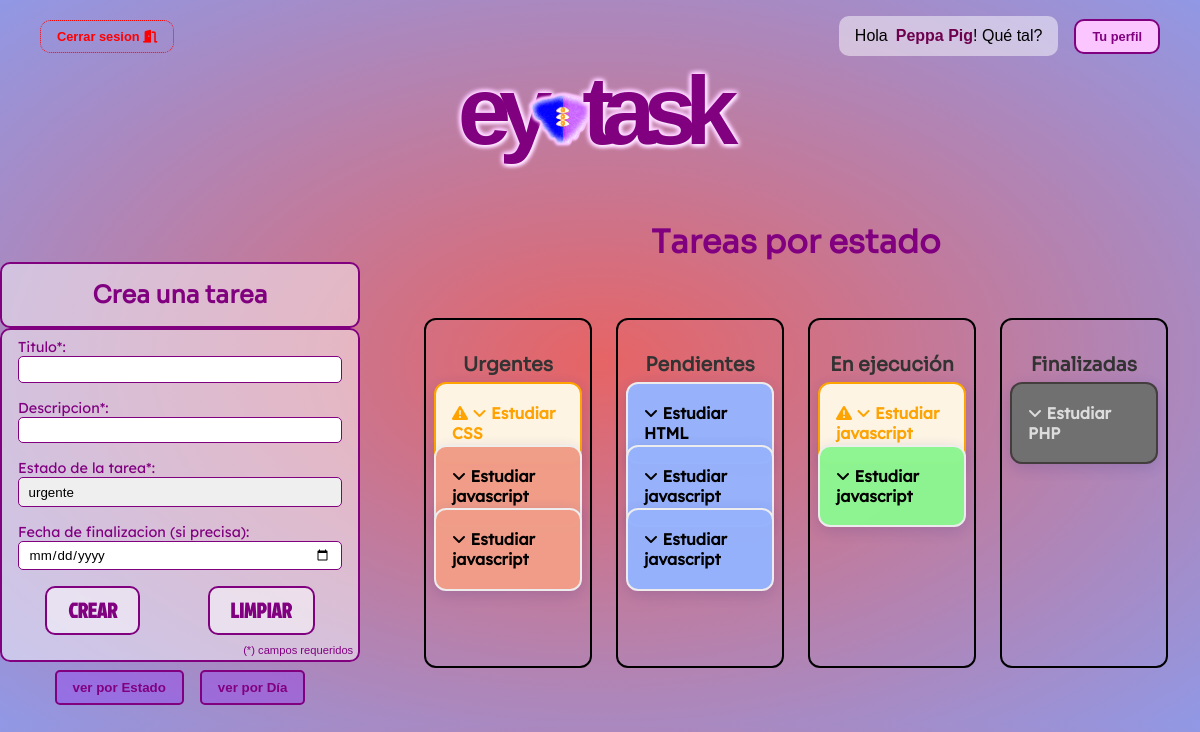
/08_EJERCICIO_GESTOR/index.php (signed in), run on the app's committed database.
### tables this page shows
CREATE TABLE `tareas` (
  `idTarea` int NOT NULL AUTO_INCREMENT,
  `titulo` varchar(100) NOT NULL,
  `descripcion` text NOT NULL,
  `fecha` timestamp NULL DEFAULT CURRENT_TIMESTAMP,
  `estado` enum('urgente','pendiente','ejecucion','finalizada') NOT NULL,
  `fechaFinal` date DEFAULT NULL,
  `idUsuario` int NOT NULL DEFAULT '1',
  PRIMARY KEY (`idTarea`)
);

### pdo_connection.php (called while the page is built, shortened)
<?php
$serverName = "localhost";
$database = "tareas_omar";
$port = 3307;
$user = "root";
$password = "CIEF1234";
$options = [
    PDO::ATTR_ERRMODE => PDO::ERRMODE_EXCEPTION,
    PDO::ATTR_DEFAULT_FETCH_MODE => PDO::FETCH_ASSOC,
    PDO::ATTR_EMULATE_PREPARES => false,
];
try {
    $conn = new PDO ("mysql:host=$serverName;port=$port;dbname=$database", $user, $password, $options);
    foreach ($conn -> query('SELECT * FROM tareas') as $fila) {
    }
} catch (PDOException $error){
    echo "Error $error";
}

### 08_EJERCICIO_GESTOR/index.php (the view, shortened to what this page needs)
<?php
require_once '../pdo_connection.php';
$select = "SELECT * FROM tareas WHERE idUsuario = :idUsuario ;";
$preparacion = $conn -> prepare($select);
$preparacion -> bindParam(':idUsuario', $_SESSION['idUsuario'], PDO::PARAM_INT);
$preparacion -> execute();
$arrayFilas = $preparacion -> fetchAll();
$hoy = date('Y-m-d');
?>
<!DOCTYPE html>
<html lang="es">
<head>
    <link rel="stylesheet" href="https://cdnjs.cloudflare.com/ajax/libs/font-awesome/6.7.2/css/all.min.css" />
    <link rel="stylesheet" href="css/gestor.css">
</head>
<body>
<?php
    include_once '../modulos/header.php';
    ?>
<main>
    <section class="formu">
        <?php if ($_GET) : ?>
                <div class="hache2">
            <h2>Modificar la tarea</h2>
            </div>
            <form action="update.php" method="post">
                <fieldset>
                    <input type="hidden" name="sessionToken" value="<?= $_SESSION ['sessionToken']?>">
                    <input type="text" name="web" style="display:none">
                    <input type="text" name="id" id="id" value="<?=$_GET['id']?>" hidden>
                    <div>
                        <label for="titulo">Titulo*:</label>
                        <input type="text" name="titulo" id="titulo" value="<?=$_GET['titulo']?>">
                    </div>
                    <div>
                        <label for="descripcion">Descripcion*:</label>
                        <input type="text" name="descripcion" id="descripcion" value="<?=$_GET['descripcion']?>">
                    </div>
                    <div>
                        <label for="estado">Estado de la tarea*:</label>
                        <select name="estado" id="estado" value="<?=$_GET['estado']?>">
                        <option value="urgente" style="color: red; font-weight: 700;">urgente</option>
                        <option value="pendiente" style="color: blue; font-weight: 700;">pendiente</option>
                        <option value="ejecucion" style="color: green; font-weight: 700;">en ejecucion</option>
                        <option value="finalizada" style="color: gray; font-weight: 700;">finalizada</option>
                        </select>
                    </div>
                    <div>
                        <label for="fechaFinal">Fecha de finalizacion (si precisa):</label>
                        <input type="date" name="fechaFinal" id="fechaFinal">
                    </div>
                    <div class="botoncitos">
                        <button type="submit" class="enviar">MODIFICAR</button>
                        <a href="index.php">
                        <button type="button" class="cancelar">CANCELAR</button>
                        </a>
                    </div>
                    <p class="fecha" style="text-align: right; color: purple; padding-right:1rem;">(*)campos requeridos</p>
                </fieldset>
            </form>
        <?php else : ?>
                <div class="hache2">
                <h2>Crea una tarea</h2>
                </div>
            <form action="insert.php" method="post">
                <fieldset>
                    <div>
                    <label for="titulo">Titulo*:</label>
                    <input type="text" name="titulo" id="titulo">
                    </div>
                    <div>
                        <label for="descripcion">Descripcion*:</label>
                        <input type="text" name="descripcion" id="descripcion">
                    </div>
                    <div>
                        <label for="estado">Estado de la tarea*:</label>
                        <select name="estado" id="estado">
                        <option value="urgente" style="color: red; font-weight: 700;">urgente</option>
                        </select>
                    </div>
                    <div>
                        <label for="fechaFinal">Fecha de finalizacion (si precisa):</label>
                        <input type="date" name="fechaFinal" id="fechaFinal">
                    </div>
                    <div class="botoncitos">
                        <button type="submit" class="enviar">CREAR</button>
                        <button type="reset" class="reset">LIMPIAR</button>
                    </div>
                    <p class="requerido">(*) campos requeridos</p>
                </fieldset>
            </form>
        <?php  endif; ?>
        <div class="toggleView">
    <button id="toggleEstado">ver por Estado</button>
    <button id="toggleDia">ver por Día</button>
</div>
    </section>
    <section class="estadosTareas">
    <h2>Tareas por estado</h2>
    <div class="estadosGrid">
        <div>
            <h3>Urgentes</h3>
<?php foreach ($arrayFilas as $fila): ?>
    <?php if ($fila['estado'] === 'urgente'): ?>
        <?php
        $fueraDeFecha = !empty($fila['fechaFinal']) && $fila['fechaFinal'] < $hoy;
        ?>
        <div class="tarea <?= $fueraDeFecha ? 'fueraDeFecha' : '' ?> urgente">
                <details>
                    <summary class="titulo">
                        <?php if ($fueraDeFecha): ?>
                        <i class="fa-solid fa-triangle-exclamation" style="color: orange;" title="Tarea fuera de fecha"></i>
                        <?php endif; ?>
                        <i class="fa-solid fa-angle-down"></i> <?= htmlspecialchars($fila['titulo'], ENT_QUOTES, 'UTF-8') ?>
                    </summary>
                </details>
            </div>
    <?php endif; ?>
<?php endforeach; ?>
        </div>
        <div>
            <h3>Pendientes</h3>
<?php foreach ($arrayFilas as $fila): ?>
    <?php if ($fila['estado'] === 'pendiente'): ?>
        <?php
        $fueraDeFecha = !empty($fila['fechaFinal']) && $fila['fechaFinal'] < $hoy;
        ?>
        <div class="tarea <?= $fueraDeFecha ? 'fueraDeFecha' : '' ?> pendiente">
                <details>
                    <summary class="titulo">
                        <i class="fa-solid fa-angle-down"></i> <?= htmlspecialchars($fila['titulo'], ENT_QUOTES, 'UTF-8') ?>
                    </summary>
                        </details>
                    </div>
                <?php endif; ?>
            <?php endforeach; ?>
        </div>
        <div>
            <h3>En ejecución</h3>
<?php foreach ($arrayFilas as $fila): ?>
    <?php if ($fila['estado'] === 'ejecucion'): ?>
        <?php
        $fueraDeFecha = !empty($fila['fechaFinal']) && $fila['fechaFinal'] < $hoy;
        ?>
        <div class="tarea <?= $fueraDeFecha ? 'fueraDeFecha' : '' ?> ejecucion">
                <details>
                    <summary class="titulo">
                        <?php if ($fueraDeFecha): ?>
                        <i class="fa-solid fa-triangle-exclamation" style="color: orange;" title="Tarea fuera de fecha"></i>
                        <?php endif; ?>
                        <i class="fa-solid fa-angle-down"></i> <?= htmlspecialchars($fila['titulo'], ENT_QUOTES, 'UTF-8') ?>
                    </summary>
                        </details>
                    </div>
                <?php endif; ?>
            <?php endforeach; ?>
        </div>
        <div>
            <h3>Finalizadas</h3>
<?php foreach ($arrayFilas as $fila): ?>
    <?php if ($fila['estado'] === 'finalizada'): ?>
        <?php
        $fueraDeFecha = !empty($fila['fechaFinal']) && $fila['fechaFinal'] < $hoy;
        ?>
        <div class="tarea <?= $fueraDeFecha ? 'fueraDeFecha' : '' ?> finalizada">
                <details>
                    <summary class="titulo">
                        <i class="fa-solid fa-angle-down"></i> <?= htmlspecialchars($fila['titulo'], ENT_QUOTES, 'UTF-8') ?>
                    </summary>
                        </details>
                    </div>
                <?php endif; ?>
            <?php endforeach; ?>
        </div>
        </div>
    </section>
</main>
</body>
</html>

### modulos/header.php (shortened to what this page needs)
    <header>
        <div class="nombreUser">
            <div>
                <?php
                if ($_SESSION['usuario']) : ?>
                <form action="../logout.php" method="post">
                    <button type="submit" class="btnLogout"> Cerrar sesion
                    <i class="fa-solid fa-door-open" style="color: red;"></i>
                    </button>
                </form>
            </div>
            <div>
            <p>
                Hola <span><?= $_SESSION['usuario'] ?></span> ! Qué tal?
            </p>
                            <form action="../perfil-usuario.php" method="post">
                <button type="submit" class="btnAcceder"> Tu perfil
                </button>
                </form></div>
        </div>
<div class="header-titulo">
  <h1>
    <span class="h1-ey">ey</span>
    <span class="h1-img">
      <img src="../08_EJERCICIO_GESTOR/img/home-imgs.png" alt="">
    </span>
    <span class="h1-task">task</span>
  </h1>
</div>
            <?php endif ?>
    </header>

### 08_EJERCICIO_GESTOR/css/gestor.css (style rules this page uses)
* { margin: 0; padding: 0; box-sizing: border-box; font-family: Arial, Helvetica, sans-serif; }
:root { --widthDesktop: 1280px; --widthTablet: 800px; --widthMobile: 400px; --fontHeader: "Sora", Arial, Helvetica, sans-serif; --fontPara: "Lexend", Arial, Helvetica, sans-serif; --fontYsa: "Ysabeau", Arial, Helvetica, sans-serif; --fontJockey: "Jockey One", Arial, Helvetica, sans-serif; --colorHeader: purple; --colorBack: rgba(255, 255, 255, 0.484); --colorClarito: rgb(251, 197, 255); }
body { background-image: radial-gradient(#e66465, #9198e5); }
h1 { display: flex; align-items: center; font-size: 6rem; text-align: center; padding: 0 0 2rem 0; color: purple; font-family: var(--fontHeader); font-weight: 700; letter-spacing: -12px; position: relative; }
h2 { text-align: center; padding: 0.5rem 0 0.5rem 0; color: purple; font-family: var(--fontHeader); width: 100%; }
h3 { text-align: center; padding: 1rem 0 0.5rem 0; font-family: var(--fontHeader); }
.hache2 { background-color: rgba(255, 255, 255, 0.481); border: 2px solid purple; border-radius: 10px; margin: 0; width: 100%; }
.btnAcceder { background-color: rgb(251, 197, 255); border: purple 2px solid; color: purple; font-size: 0.8rem; cursor: pointer; padding: 0.5rem 1rem; }
section { padding: 0 2rem; }
input, select { border-radius: 5px; border: 1px solid var(--colorHeader); }
.formu { padding: 3rem 0 0 0; max-width: 100%; width: 100%; }
fieldset { width: 100%; background-color: rgba(255, 255, 255, 0.484); border: 2px solid purple; border-radius: 10px; }
button { padding: 0.6rem 2.2rem; margin: 0 0.5rem; color: var(--colorHeader); font-weight: 700; border-radius: 10px; border-color: var(--colorClarito); }
.estadosTareas { width: 100%; margin-bottom: 2rem; }
.estadosTareas > h2 { text-align: center; margin-bottom: 1.5rem; font-size: 2rem; color: purple; font-family: var(--fontHeader); }
.estadosGrid { display: grid; grid-template-columns: repeat(4, 1fr); gap: 1.5rem; width: 100%; border: none; }
.estadosGrid > div { border-radius: 12px; padding: 1rem 0.5rem 0.5rem 0.5rem; min-height: 250px; height: 350px; display: flex; flex-direction: column; align-items: stretch; justify-content: flex-start; }
.estadosGrid h3 { text-align: center; margin-bottom: 1rem; font-size: 1.2rem; color: #333; font-family: var(--fontHeader); }
.estadosTareas, .Tareaspordia { width: 100%; display: flex; justify-content: space-between; flex-wrap: wrap; box-sizing: border-box; }
.tarea { position: relative; background: #fff; box-shadow: 0 4px 16px 0 rgba(31, 38, 135, 0.18); border-radius: 12px; margin: 0; padding: 1rem; transition: transform 0.2s cubic-bezier(0.4, 2, 0.6, 1), box-shadow 0.2s; cursor: pointer; opacity: 0.98; border: 2px solid #eee; }
.tarea:not(:first-child) { margin-top: -1.2rem; }
summary { list-style: none; }
.urgente { background-color: rgb(241, 157, 136); }
.pendiente { background-color: rgb(150, 179, 253); }
.ejecucion { background-color: rgb(141, 246, 145); }
.titulo { font-family: var(--fontPara); font-weight: 600; padding: 0.2rem 0; }
.tarea.fueraDeFecha { border: 2px solid orange; background-color: #fff7e6; color: orange; }
.tarea.fueraDeFecha .titulo { color: orange; }
.requerido { font-size: 0.7rem; text-align: right; color: purple; padding: 0.1rem 0.3rem 0.2rem 0; }
.toggleView { display: flex; justify-content: center; margin: 0; border: none; }
.toggleView button { padding: 0.5rem 1rem; margin: 0 0.5rem; border: 2px solid purple; border-radius: 5px; background-color: rgba(143, 14, 255, 0.263); cursor: pointer; }

### data on the page
tareas: titulo "Estudiar CSS"
tareas: titulo "Estudiar javascript"
tareas: titulo "Estudiar javascript"
tareas: titulo "Estudiar HTML"
tareas: titulo "Estudiar javascript"
tareas: titulo "Estudiar javascript"
tareas: titulo "Estudiar javascript"
tareas: titulo "Estudiar javascript"
tareas: titulo "Estudiar PHP"

### other printed values
$_SESSION['usuario'] "Peppa Pig"
